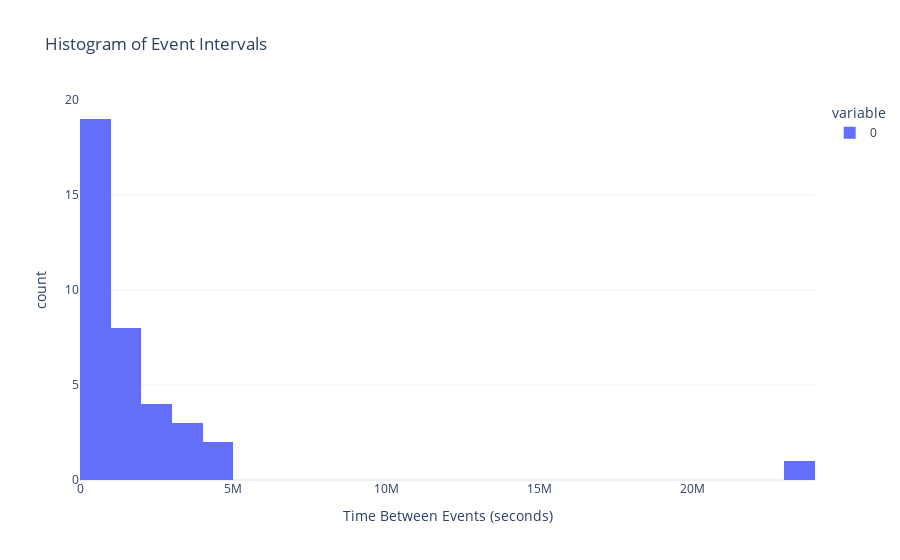
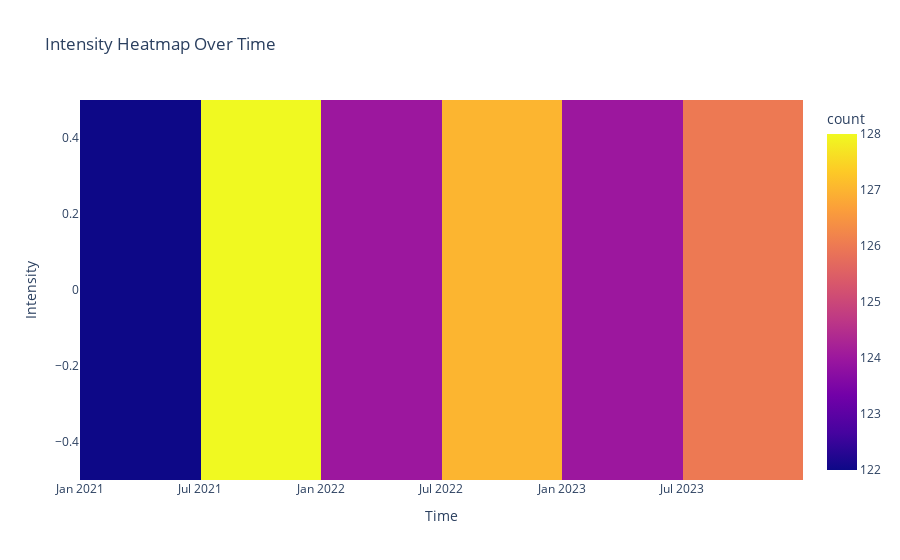
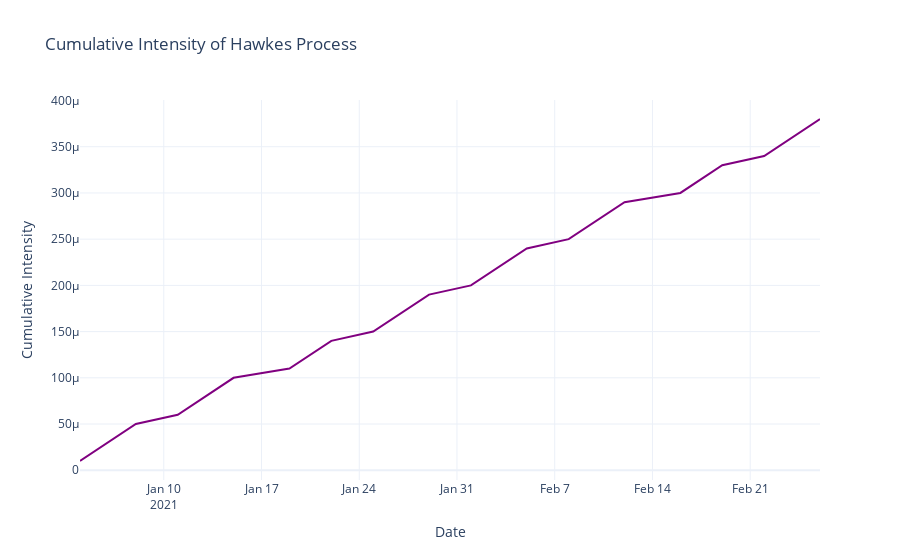
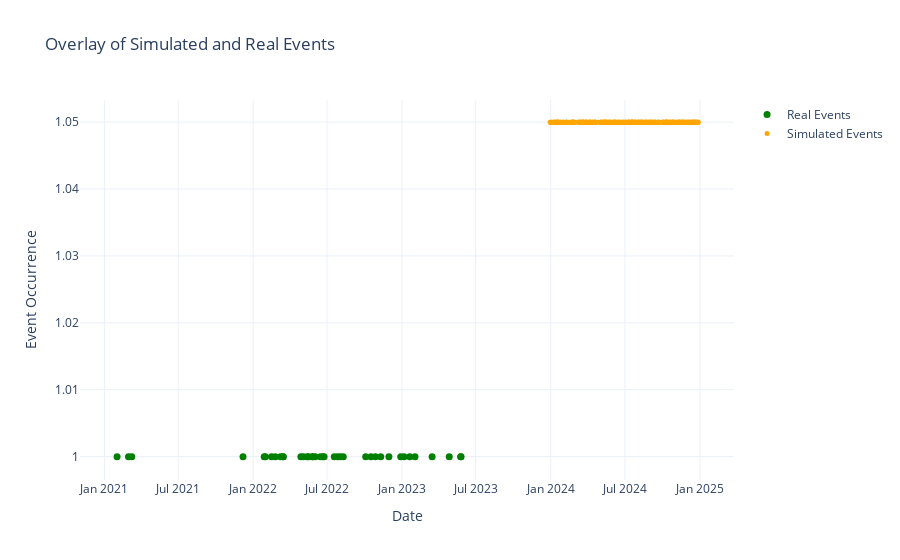

The notebook cell saved with these charts, in order:
### Code cell
import yfinance as yf
import numpy as np
import pandas as pd
import plotly.graph_objs as go
import plotly.express as px
from scipy.optimize import minimize

# Descargar los datos de QQQ
data = yf.download("QQQ", start="2021-01-01", end="2023-12-31")

# Obtener los rendimientos diarios
returns = data['Adj Close'].pct_change().dropna()

# Identificar eventos: días con rendimientos superiores al cuantil 95%
event_times = returns.index[returns > returns.quantile(0.95)].astype(np.int64) / 1e9  # Convertir fechas a segundos

# Definir la función de intensidad de un proceso de Hawkes
def hawkes_intensity(t, events, mu, alpha, beta):
    intensity = mu
    for event_time in events:
        if event_time < t:
            intensity += alpha * np.exp(-beta * (t - event_time))
    return intensity

# Función de log-verosimilitud negativa
def neg_log_likelihood(params, events):
    mu, alpha, beta = params
    log_likelihood = 0.0
    for i in range(1, len(events)):
        dt = events[i] - events[i-1]
        intensity = hawkes_intensity(events[i], events[:i], mu, alpha, beta)
        log_likelihood += np.log(intensity) - intensity * dt
    return -log_likelihood

# Estimar los parámetros del proceso de Hawkes usando los datos reales
initial_params = [0.1, 0.5, 1.0]  # Valores iniciales para mu, alpha, beta

# Optimizar la log-verosimilitud negativa
result = minimize(neg_log_likelihood, initial_params, args=(event_times,), bounds=[(1e-5, None), (1e-5, None), (1e-5, None)])
mu_est, alpha_est, beta_est = result.x

# Simular el proceso de Hawkes
def simulate_hawkes(T, mu, alpha, beta):
    t = 0
    events = []
    while t < T:
        intensity = hawkes_intensity(t, events, mu, alpha, beta)
        wait_time = np.random.exponential(1.0 / intensity)
        t += wait_time
        if t < T:
            events.append(t)
    return np.array(events)

# Predicción de eventos futuros para el próximo año
future_events = simulate_hawkes(365 * 24 * 60 * 60, mu_est, alpha_est, beta_est)  # Simular un año en segundos
future_dates = pd.to_datetime(future_events, unit='s', origin=data.index[-1])

# Intensidad calculada a partir de los datos reales
intensity_values = [hawkes_intensity(t, event_times, mu_est, alpha_est, beta_est) for t in event_times]

# 1. Histogram of Event Intervals
event_intervals = np.diff(event_times)
fig1 = px.histogram(event_intervals, nbins=30, title='Histogram of Event Intervals',
                    labels={'value': 'Time Between Events (seconds)'}, template='plotly_white')

# 2. Intensity Heatmap
heatmap_data = pd.DataFrame({
    'Time': returns.index[1:],  # Skip the first index because of .pct_change()
    'Intensity': [hawkes_intensity(t, event_times, mu_est, alpha_est, beta_est) for t in returns.index[1:].astype(np.int64) / 1e9]
})
fig2 = px.density_heatmap(heatmap_data, x='Time', y='Intensity', title='Intensity Heatmap Over Time', template='plotly_white')

# 3. Cumulative Intensity Plot
cumulative_intensity = np.cumsum(intensity_values)
fig3 = go.Figure()
fig3.add_trace(go.Scatter(x=data.index, y=cumulative_intensity, mode='lines', name='Cumulative Intensity', line=dict(color='purple')))
fig3.update_layout(title='Cumulative Intensity of Hawkes Process',
                   xaxis_title='Date', yaxis_title='Cumulative Intensity', template='plotly_white')

# 4. Overlay of Simulated and Real Events
fig4 = go.Figure()
# Real events
fig4.add_trace(go.Scatter(x=pd.to_datetime(event_times, unit='s'), y=np.ones_like(event_times), mode='markers',
                          name='Real Events', marker=dict(color='green', size=7)))
# Simulated events
fig4.add_trace(go.Scatter(x=future_dates, y=np.ones_like(future_events) * 1.05, mode='markers',
                          name='Simulated Events', marker=dict(color='orange', size=5)))
fig4.update_layout(title='Overlay of Simulated and Real Events',
                   xaxis_title='Date', yaxis_title='Event Occurrence', template='plotly_white')

# Display all plots
fig1.show()
fig2.show()
fig3.show()
fig4.show()

### Figure 1 — Plotly figure (JSON) as saved in the notebook; plotly's stock layout.template omitted (floating-point values rounded to 4 significant figures)
{"data": [{"alignmentgroup": "True", "bingroup": "x", "hovertemplate": "variable=0<br>Time Between Events (seconds)=%{x}<br>count=%{y}<extra></extra>", "legendgroup": "0", "marker": {"color": "#636efa", "pattern": {"shape": ""}}, "name": "0", "nbinsx": 30, "offsetgroup": "0", "orientation": "v", "showlegend": true, "type": "histogram", "x": [2419200, 691200, 23587200, 4492800, 259200, 1296000, 777600, 1123200, 518400, 86400, 3715200, 518400, 777600, 345600, 777600, 86400, 518400, 1123200, 518400, 259200, 2160000, 691200, 604800, 604800, 4752000, 1123200, 950400, 1123200, 1728000, 2505600, 691200, 1209600, 1123200, 3628800, 3628800, 2419200, 86400], "xaxis": "x", "yaxis": "y"}], "layout": {"barmode": "relative", "legend": {"title": {"text": "variable"}, "tracegroupgap": 0}, "title": {"text": "Histogram of Event Intervals"}, "xaxis": {"anchor": "y", "domain": [0, 1], "title": {"text": "Time Between Events (seconds)"}}, "yaxis": {"anchor": "x", "domain": [0, 1], "title": {"text": "count"}}}}

### Figure 2 — Plotly figure (JSON) as saved in the notebook; plotly's stock layout.template omitted (floating-point values rounded to 4 significant figures; data arrays with more than 128 entries replaced by an {"elided": "..."} marker saying what was removed)
{"data": [{"coloraxis": "coloraxis", "hovertemplate": "Time=%{x}<br>Intensity=%{y}<br>count=%{z}<extra></extra>", "name": "", "type": "histogram2d", "x": {"elided": "751 str values"}, "xaxis": "x", "xbingroup": "x", "y": {"elided": "751 float values"}, "yaxis": "y", "ybingroup": "y"}], "layout": {"coloraxis": {"colorbar": {"title": {"text": "count"}}, "colorscale": [[0, "#0d0887"], [0.1111, "#46039f"], [0.2222, "#7201a8"], [0.3333, "#9c179e"], [0.4444, "#bd3786"], [0.5556, "#d8576b"], [0.6667, "#ed7953"], [0.7778, "#fb9f3a"], [0.8889, "#fdca26"], [1, "#f0f921"]]}, "legend": {"tracegroupgap": 0}, "title": {"text": "Intensity Heatmap Over Time"}, "xaxis": {"anchor": "y", "domain": [0, 1], "title": {"text": "Time"}}, "yaxis": {"anchor": "x", "domain": [0, 1], "title": {"text": "Intensity"}}}}

### Figure 3 — Plotly figure (JSON) as saved in the notebook; plotly's stock layout.template omitted (floating-point values rounded to 4 significant figures; data arrays with more than 128 entries replaced by an {"elided": "..."} marker saying what was removed)
{"data": [{"line": {"color": "purple"}, "mode": "lines", "name": "Cumulative Intensity", "type": "scatter", "x": {"elided": "753 str values"}, "y": [1e-05, 2e-05, 3e-05, 4e-05, 5e-05, 6e-05, 7e-05, 8e-05, 9e-05, 0.0001, 0.00011, 0.00012, 0.00013, 0.00014, 0.00015, 0.00016, 0.00017, 0.00018, 0.00019, 0.0002, 0.00021, 0.00022, 0.00023, 0.00024, 0.00025, 0.00026, 0.00027, 0.00028, 0.00029, 0.0003, 0.00031, 0.00032, 0.00033, 0.00034, 0.00035, 0.00036, 0.00037, 0.00038]}], "layout": {"title": {"text": "Cumulative Intensity of Hawkes Process"}, "xaxis": {"title": {"text": "Date"}}, "yaxis": {"title": {"text": "Cumulative Intensity"}}}}

### Figure 4 — Plotly figure (JSON) as saved in the notebook; plotly's stock layout.template omitted (floating-point values rounded to 4 significant figures; data arrays with more than 128 entries replaced by an {"elided": "..."} marker saying what was removed)
{"data": [{"marker": {"color": "green", "size": 7}, "mode": "markers", "name": "Real Events", "type": "scatter", "x": ["2021-02-01T00:00:00", "2021-03-01T00:00:00", "2021-03-09T00:00:00", "2021-12-07T00:00:00", "2022-01-28T00:00:00", "2022-01-31T00:00:00", "2022-02-15T00:00:00", "2022-02-24T00:00:00", "2022-03-09T00:00:00", "2022-03-15T00:00:00", "2022-03-16T00:00:00", "2022-04-28T00:00:00", "2022-05-04T00:00:00", "2022-05-13T00:00:00", "2022-05-17T00:00:00", "2022-05-26T00:00:00", "2022-05-27T00:00:00", "2022-06-02T00:00:00", "2022-06-15T00:00:00", "2022-06-21T00:00:00", "2022-06-24T00:00:00", "2022-07-19T00:00:00", "2022-07-27T00:00:00", "2022-08-03T00:00:00", "2022-08-10T00:00:00", "2022-10-04T00:00:00", "2022-10-17T00:00:00", "2022-10-28T00:00:00", "2022-11-10T00:00:00", "2022-11-30T00:00:00", "2022-12-29T00:00:00", "2023-01-06T00:00:00", "2023-01-20T00:00:00", "2023-02-02T00:00:00", "2023-03-16T00:00:00", "2023-04-27T00:00:00", "2023-05-25T00:00:00", "2023-05-26T00:00:00"], "y": [1, 1, 1, 1, 1, 1, 1, 1, 1, 1, 1, 1, 1, 1, 1, 1, 1, 1, 1, 1, 1, 1, 1, 1, 1, 1, 1, 1, 1, 1, 1, 1, 1, 1, 1, 1, 1, 1]}, {"marker": {"color": "orange", "size": 5}, "mode": "markers", "name": "Simulated Events", "type": "scatter", "x": {"elided": "330 str values"}, "y": {"elided": "330 float values"}}], "layout": {"title": {"text": "Overlay of Simulated and Real Events"}, "xaxis": {"title": {"text": "Date"}}, "yaxis": {"title": {"text": "Event Occurrence"}}}}
